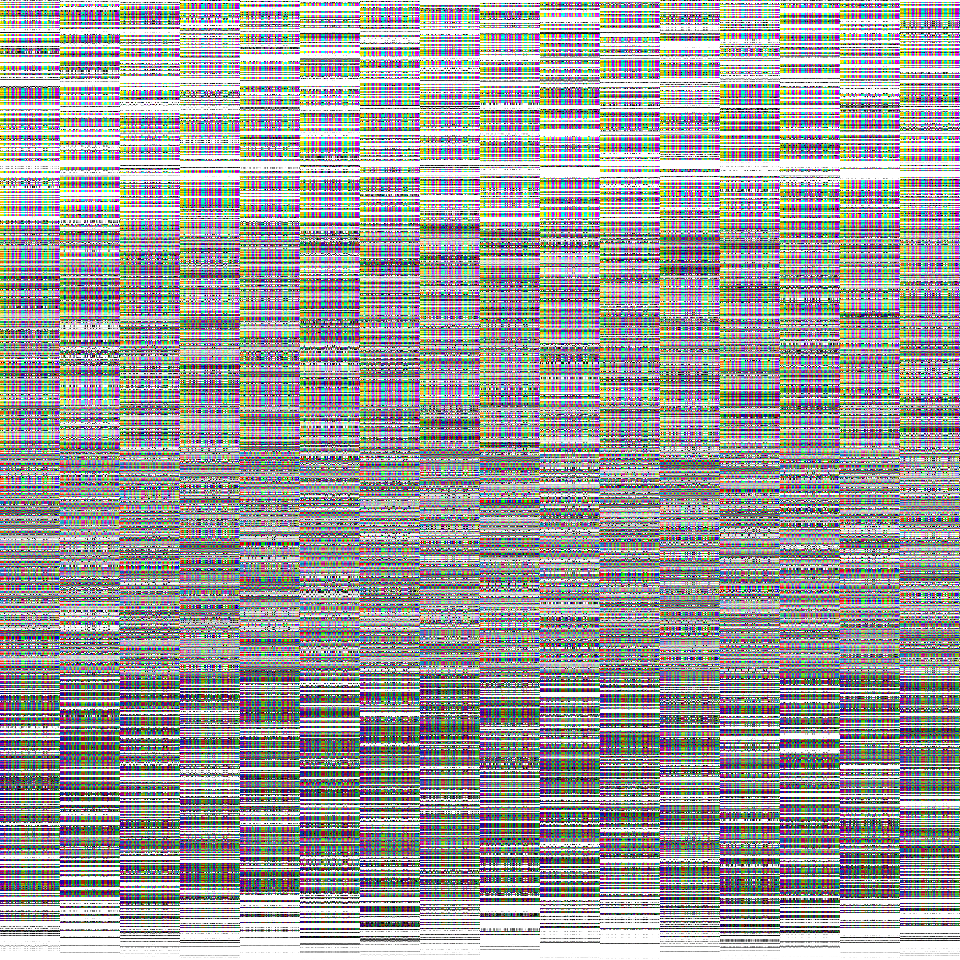
#> input picture TIPE/cryptimg/cryptimg/Crypted_Images/cercle.bmp, 960 x 960 px; its folder holds only this picture in this run
$ python cryptimg.py
#> lines starting #> are read from the running program, lines starting #| are printed output that depends on the picture
# -*- coding: utf-8 -*-
from PIL import Image
import os
import random

num = 60


# [58 lines left out: function mainocrypt, not called in this run]

def getEveryImgName():
    files_names_list = os.listdir()
    final_files_names_list = []
    for x in range(len(files_names_list)):
        if (files_names_list[x][len(files_names_list[x])-4:] == ".png") or (files_names_list[x][len(files_names_list[x])-4:] == ".jpg") or (files_names_list[x][len(files_names_list[x])-4:] == ".bmp") or (files_names_list[x][len(files_names_list[x])-4:] == ".PNG") or (files_names_list[x][len(files_names_list[x])-4:] == ".JPG") or (files_names_list[x][len(files_names_list[x])-4:] == ".BMP"):
            final_files_names_list.append(files_names_list[x])
    return final_files_names_list


# [28 lines left out: functions openImgList, getSizeList, get3RGBLists, not called in this run]


def get3RGB(img):
    try:
        spliter = img.split()
    except:
        print("Erreur en rapport avec l'image selectionnée")
    r = list(spliter[0].getdata())
    g = list(spliter[1].getdata())
    b = list(spliter[2].getdata())
    return r, g, b

# [5 lines left out: function getPixelsList, not called in this run]

def getPixels(img_rgb):
    pixels = []
    for x in range(len(img_rgb[0])):
        pixels.append([img_rgb[0][x], img_rgb[1][x], img_rgb[2][x]])
    return pixels


# [17 lines left out: functions generateFirstPackageList, generateFirstPackage, not called in this run]

def getANewKey():
    keyValList = []
    numo = num
    if num < 10 :
        numo = 10
    for x in range(10):
        keyValList.append(chr(48+x))
        numo = numo-1
    if (numo > 0 and numo < 26):
        for x in range(numo):
            keyValList.append(chr(65+x))
            numo = numo-1
    elif numo > 0 and numo > 26:
        for x in range(26):
            keyValList.append(chr(65+x))
            numo = numo-1
        if numo < 26:
            for x in range(numo):
                keyValList.append(chr(97+x))
                numo = numo-1
        else:
            print("num trop grand")
            return
    key = ""
    for x in range(len(keyValList)):
        newC = random.choice(keyValList)
        keyValList.remove(newC)
        key = key + newC
    return key

def getANumericalKey(key):

    keyValListP = []
    numo = len(key)
    for x in range(10):
        keyValListP.append(chr(48+x))
        numo = numo-1
    if (numo > 0 and numo < 26):
        for x in range(numo):
            keyValListP.append(chr(65+x))
            numo = numo-1
    elif numo > 0 and numo > 26:
        for x in range(26):
            keyValListP.append(chr(65+x))
            numo = numo-1
        if numo < 26:
            for x in range(numo):
                keyValListP.append(chr(97+x))
                numo = numo-1
        else:
            print("key.lengh trop grand")
            return

    keyValList = []
    for x in range(len(key)):
        keyValList.append(key[x])

    keyNumValList = []
    for x in range(len(keyValList)):
        keyNumValList.append(keyValListP.index(keyValList[x]))

    return keyNumValList


# [100 lines left out: functions generateComplex, encodeAList, encodeComplexList, encodeImgPixels, recreateImgPixelsRGBList, recreateImgListPixelsRGBList, not called in this run]

def createCryptedFolder(folderName):
    if not os.path.exists(folderName):
        os.mkdir(folderName)

    os.chdir(folderName)

def createNewImagesFromComplex(complex_img_list):
    for x in range(len(complex_img_list)):
        createAnImage(complex_img_list[x][0][0], complex_img_list[x][0][1] + ".bmp", (complex_img_list[x][2][0], complex_img_list[x][2][1], complex_img_list[x][2][2]))


def createAnImage(size, name, RGB):
    imgnr = Image.new("L", size)
    imgnr.putdata(RGB[0])

    imgng = Image.new("L", size)
    imgng.putdata(RGB[1])

    imgnb = Image.new("L", size)
    imgnb.putdata(RGB[2])

    imgnew = Image.merge("RGB", (imgnr, imgng, imgnb))

    imgnew.save(name)

    return


# [42 lines left out: functions mainodecrypt, decodeComplexList, not called in this run]


def decodeImgPixels(imgList, numericalKey):

    i=0

    while len(imgList[1][i])/len(numericalKey) > 1:
        imgList[1].append([])
        imgList[1][i], imgList[1][i+1] = packAList(imgList[1][i], numericalKey)
        i = i+1
    pixels = decodePackages(imgList[1], numericalKey)
    imgList[1].append(pixels)
    return imgList


def packAList(pixelsList, numericalKey):

    lastPixelsList = []
    newPackage = []
    indexremovelist = []
    for i in range(len(pixelsList)%len(numericalKey)):
        lastPixelsList.append(pixelsList[((len(pixelsList)-(len(pixelsList)%len(numericalKey)))+i)])
        indexremovelist.append((len(pixelsList)-(len(pixelsList)%len(numericalKey)))+i)
    for i in range(len(indexremovelist)):
        pixelsList.pop(indexremovelist[len(indexremovelist)-i-1])

    for x in range(int(len(pixelsList)/len(numericalKey))):
        newPackage.append([])

    for x in range(int(len(pixelsList)/len(numericalKey))):
        for i in range(len(numericalKey)):
            newPackage[x].append(pixelsList[x*len(numericalKey)+i])


    """
    for x in range(int(len(pixelsList)/len(numericalKey))):
        for j in range(len(pixelsList[x])):
            newPackage.append([])


        for i in range(len(pixelsList[x])):
            print(len(pixelsList))

            newPackage[x][i] = [(pixelsList[x][x*len(numericalKey)+i])]
    """
    return lastPixelsList, newPackage


def decodePackages(packagesList, numericalKey):

    pixelslisto = []
    for x in range(len(packagesList)-1):
        pixelslisto.append([])
        if x == 0:
            for i in range(len(packagesList[-1])):
                for j in range(len(packagesList[-1][i])):
                    pixelslisto[x].append([])
                for j in range(len(packagesList[-1][i])):
                    pixelslisto[x][i*len(packagesList[-1][i])+numericalKey[j]] = packagesList[-1][i][j]
        else:
            for i in range(len(pixelslisto[x-1])):
                for j in range(len(pixelslisto[x-1][i])):
                    pixelslisto[x].append([])


                for j in range(len(pixelslisto[x-1][i])):
                    pixelslisto[x][i*len(pixelslisto[x-1][i])+numericalKey[j]] = pixelslisto[x-1][i][j]      #[len(packagesList)-x-1][i][numericalKey[j]]


        for i in range(len(packagesList[len(packagesList)-x-2])):
            pixelslisto[x].append(packagesList[len(packagesList)-x-2][i])

    return pixelslisto[-1]


# [63 lines left out: functions getRGBtranlastionOnComplex, getRGBListsFromPixels, rotateForwardRGBComplex, RGBrotationForward, rotateBackwardRGBComplex, not called in this run]


def RGBrotationBackward(rotationP, pixels):
    newpix = []
    lastpix = []
    delindex = []
    for x in range(len(pixels)%3):
        lastpix.append(pixels[(len(pixels)-len(pixels)%3)+x])
        delindex.append((len(pixels)-len(pixels)%3)+x)

    for x in range(len(delindex)):
        pixels.pop(delindex[len(delindex)-x-1])
    if rotationP == 0:
        for x in range(int(len(pixels)/3)):
            newpix.append(pixels[x*3])
            newpix.append([pixels[x*3+1][1], pixels[x*3+1][2], pixels[x*3+1][0]])
            newpix.append([pixels[x*3+2][2], pixels[x*3+2][0], pixels[x*3+2][1]])
    elif rotationP == 1:
        for x in range(int(len(pixels)/3)):
            newpix.append([pixels[x*3][2], pixels[x*3][0], pixels[x*3][1]])
            newpix.append(pixels[x*3+1])
            newpix.append([pixels[x*3+2][1], pixels[x*3+2][2], pixels[x*3+2][0]])
    elif rotationP == 2:
        for x in range(int(len(pixels)/3)):
            newpix.append([pixels[x*3][1], pixels[x*3][2], pixels[x*3][0]])
            newpix.append([pixels[x*3+1][2], pixels[x*3+1][0], pixels[x*3+1][1]])
            newpix.append(pixels[x*3+2])
    else:
        newpix = pixels

    for x in range(len(lastpix)):
        newpix.append(lastpix[x])
    return newpix

def mainoCryptOpti(path):

    os.chdir(path)
    nameList = getEveryImgName()
    key = getANewKey()
    numKey = getANumericalKey(key)
    imgNumber = len(nameList)
    for x in range(len(nameList)):

        img = imgOpen(nameList[x])
        if img == False:
            continue
        complexList = generateOneComplexCrypt(img, nameList[x], numKey)
        del img
        complexList = encodeImgPixels(complexList, numKey)
        complexList[2][0], complexList[2][1], complexList[2][2] = recreateImgPixelsRGBList(complexList)
        if x == 0:
            createCryptedFolder("Crypted_Images")
        else:
            os.chdir("Crypted_Images")
        createAnImage(complexList[0][0], complexList[0][1] + ".bmp", (complexList[2][0], complexList[2][1], complexList[2][2]))
        del complexList
        os.chdir("..")
        print(str(round((x+1)*100/imgNumber)) + "% du cryptage effectué.")
    print("KEY : " + key)
    return key


def mainoDecryptOpti(path, key):

    os.chdir(path)
    nameList = getEveryImgName()
    numKey = getANumericalKey(key)
    imgNumber = len(nameList)

    for x in range(len(nameList)):

        img = imgOpen(nameList[x])
#> in imgOpen, img is the input picture: PIL image 960x960 RGB; mean R, G, B 156.5, 156.5, 156.5
        if img == False:
            continue
        complexList = generateOneComplexDecrypt(img, nameList[x], numKey)
#> in get3RGB, `r = list(spliter[0].getdata())`: r = 921600 items
#> in getPixels, `pixels = []`: pixels = []
#> after the loop in getPixels, `for x in range(len(img_rgb[0])):`: pixels = 921600 items
#> complexList = 4 items
        del img
        complexList = decodeImgPixels(complexList, numKey)
#> the loop in decodeImgPixels, `while len(imgList[1][i])/len(numericalKey) > 1:` made 3 passes
#> after the loop in decodeImgPixels, `while len(imgList[1][i])/len(numericalKey) > 1:`: i = 3; imgList = 4 items
#> in decodeImgPixels, `pixels = decodePackages(imgList[1], numericalKey)`: pixels = 921600 items
        complexList[1][-1] = RGBrotationBackward(numKey[0]%3, complexList[1][-1])
#> after the loop in RGBrotationBackward, `for x in range(len(pixels)%3):`: delindex = []
#> after the loop in RGBrotationBackward, `for x in range(len(delindex)):`: pixels = 921600 items
        complexList[2][0], complexList[2][1], complexList[2][2] = recreateImgPixelsOnlyRGB(complexList)
        if x == 0:
            createCryptedFolder("Uncrypted_Images")
        else:
            os.chdir("Uncrypted_Images")
        createAnImage(complexList[0][0], complexList[0][1] + ".bmp", (complexList[2][0], complexList[2][1], complexList[2][2]))
#> in createAnImage, `imgnr.putdata(RGB[0])`:
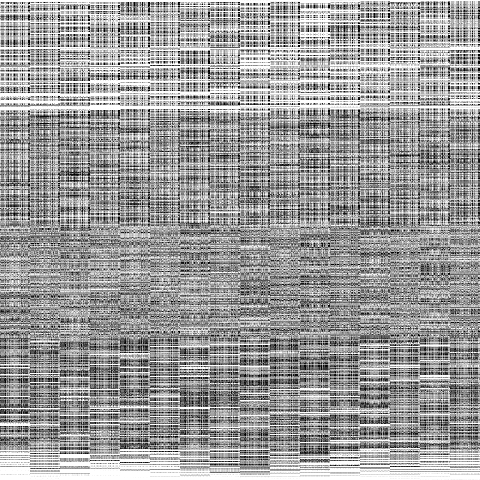
#> imgnr: PIL image 960x960 L (shown at 1/2 size); min 0, max 255, mean 155.4
#> in createAnImage, `imgng.putdata(RGB[1])`:
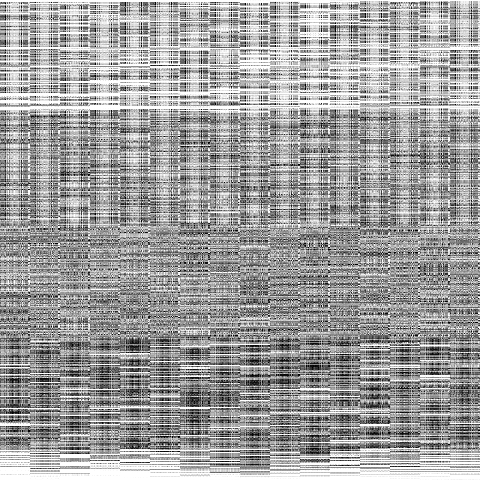
#> imgng: PIL image 960x960 L (shown at 1/2 size); min 0, max 255, mean 158.4
#> in createAnImage, `imgnb.putdata(RGB[2])`:
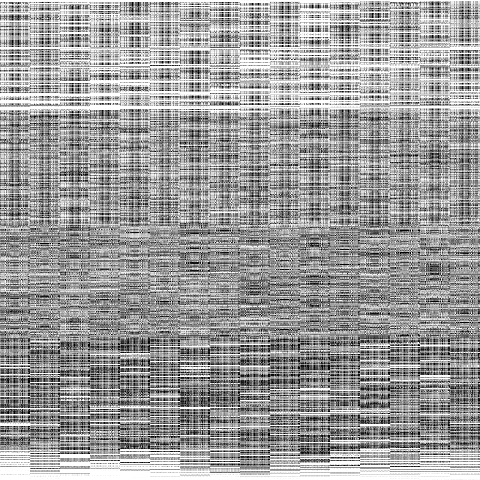
#> imgnb: PIL image 960x960 L (shown at 1/2 size); min 0, max 255, mean 155.6
#> in createAnImage, `imgnew = Image.merge("RGB", (imgnr, imgng, imgnb))`:
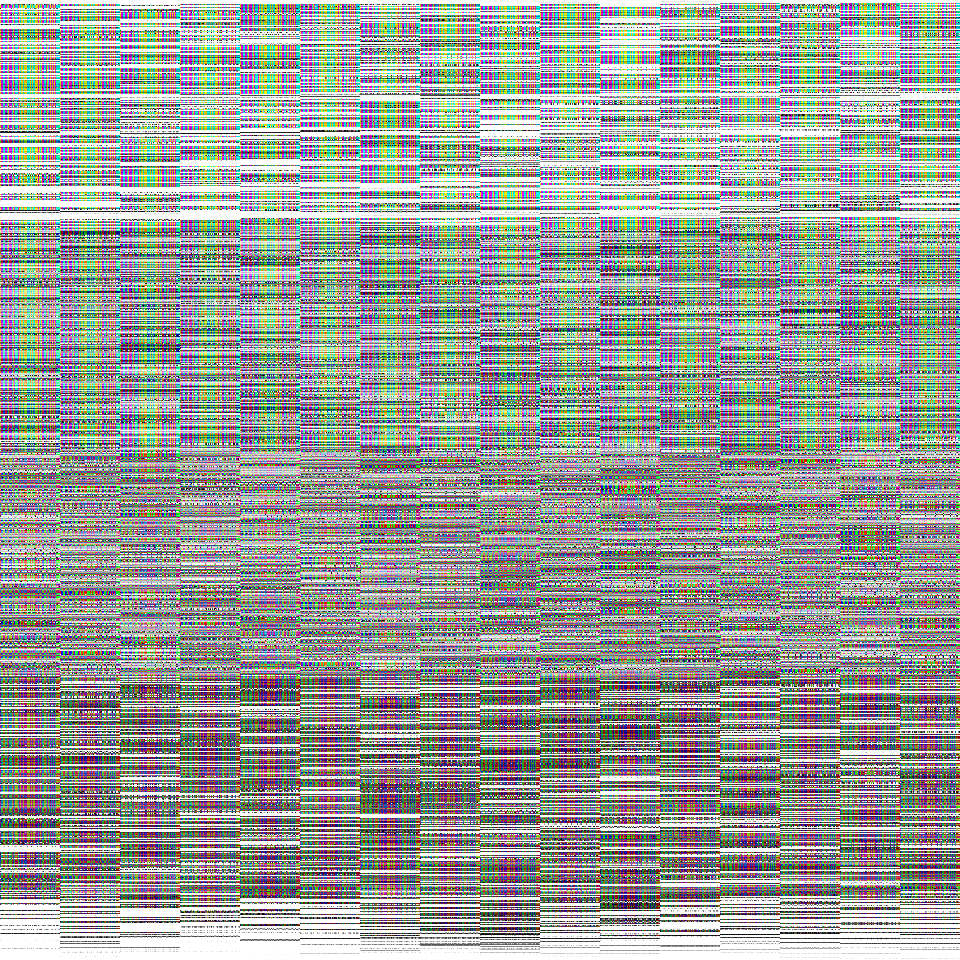
#> imgnew: PIL image 960x960 RGB; mean R, G, B 155.4, 158.4, 155.6
        del complexList
        os.chdir("..")
        print(str(round((x+1)*100/imgNumber)) + "% du decryptage effectué.")


def imgOpen(imgName):
    try:
        img = Image.open(imgName)
    except:
        print("Erreur lors de l'ouverture de : \"" + imgName + "\"")
        img = False
    return img


# [17 lines left out: function generateOneComplexCrypt, not called in this run]


def generateOneComplexDecrypt(img, imgName, numKey):
    complexList = []

    complexList.append([])
    complexList.append([])
    complexList.append([])
    complexList.append([])
    complexList[0].append(img.size)
    complexList[0].append(imgName[:len(imgName)-4])

    complexList[1].append(getPixels(get3RGB(img)))

    complexList[2].append([])
    complexList[2].append([])
    complexList[2].append([])

    return complexList

def recreateImgPixelsOnlyRGB(complex_img_list):
    rlist = []
    glist = []
    blist = []
    for x in range(len(complex_img_list[1][-1])):
        rlist.append(complex_img_list[1][-1][x][0])
        glist.append(complex_img_list[1][-1][x][1])
        blist.append(complex_img_list[1][-1][x][2])

    return rlist, glist, blist

key = mainoCryptOpti("cryptimg")
mainoDecryptOpti("Crypted_Images", key)

$ run again, on TIPE/cryptimg/cryptimg/Crypted_Images/image_crypte.bmp
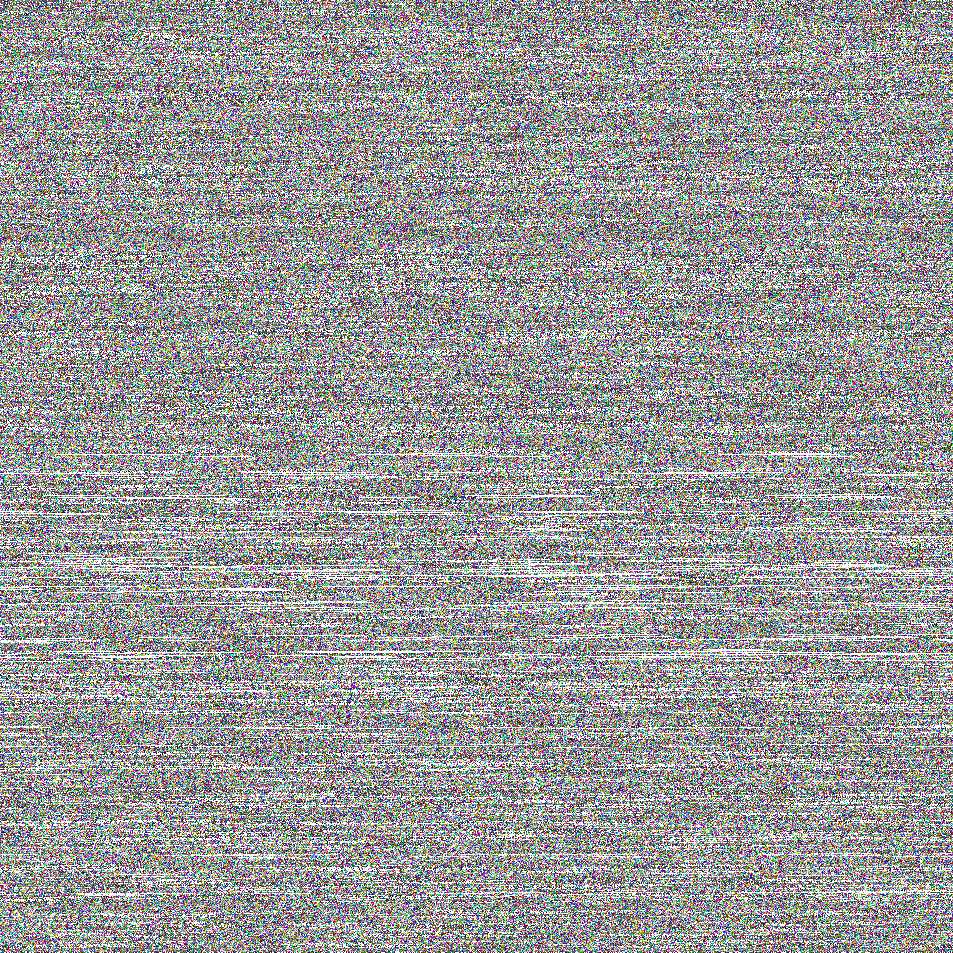
#> input picture TIPE/cryptimg/cryptimg/Crypted_Images/image_crypte.bmp, 953 x 953 px
#> in imgOpen, img is the input picture: PIL image 953x953 RGB; mean R, G, B 155.1, 155, 155.1
#> r = 908209 items
#> in getPixels, `pixels = []`: pixels = []
#> after the loop in getPixels, `for x in range(len(img_rgb[0])):`: pixels = 908209 items
#> complexList = 4 items
#> the loop in decodeImgPixels, `while len(imgList[1][i])/len(numericalKey) > 1:` made 3 passes
#> after the loop in decodeImgPixels, `while len(imgList[1][i])/len(numericalKey) > 1:`: i = 3; imgList = 4 items
#> in decodeImgPixels, `pixels = decodePackages(imgList[1], numericalKey)`: pixels = 908209 items
#> the loop in RGBrotationBackward, `for x in range(len(pixels)%3):` made 1 pass
#> after the loop in RGBrotationBackward, `for x in range(len(pixels)%3):`: delindex = [908208]; lastpix = [[136, 0, 14]]
#> the loop in RGBrotationBackward, `for x in range(len(delindex)):` made 1 pass
#> after the loop in RGBrotationBackward, `for x in range(len(delindex)):`: pixels = 908208 items
#> the loop in RGBrotationBackward, `for x in range(len(lastpix)):` made 1 pass
#> after the loop in RGBrotationBackward, `for x in range(len(lastpix)):`: newpix = 908209 items
#> in createAnImage, `imgnb.putdata(RGB[2])`:
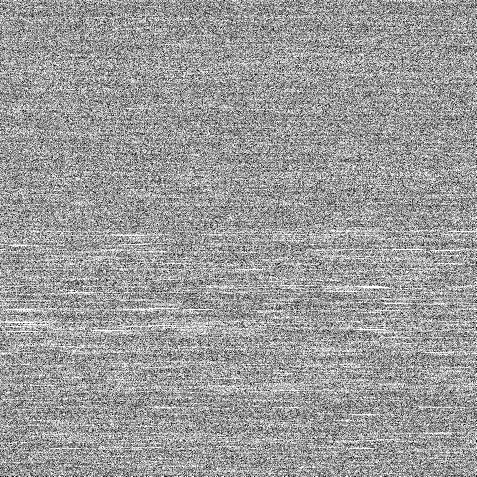
#> imgnb: PIL image 953x953 L (shown at 1/2 size); min 0, max 255, mean 155.3
#> in createAnImage, `imgnew = Image.merge("RGB", (imgnr, imgng, imgnb))`:
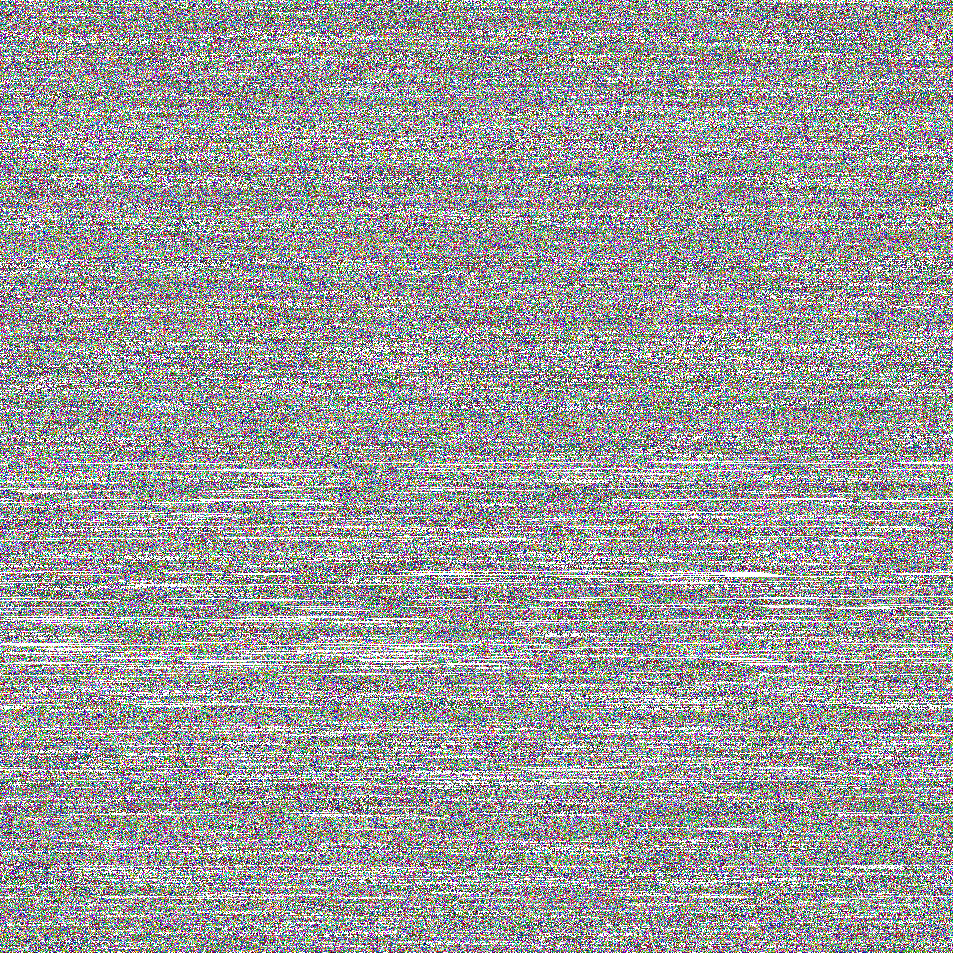
#> imgnew: PIL image 953x953 RGB; mean R, G, B 154.8, 155.1, 155.3
